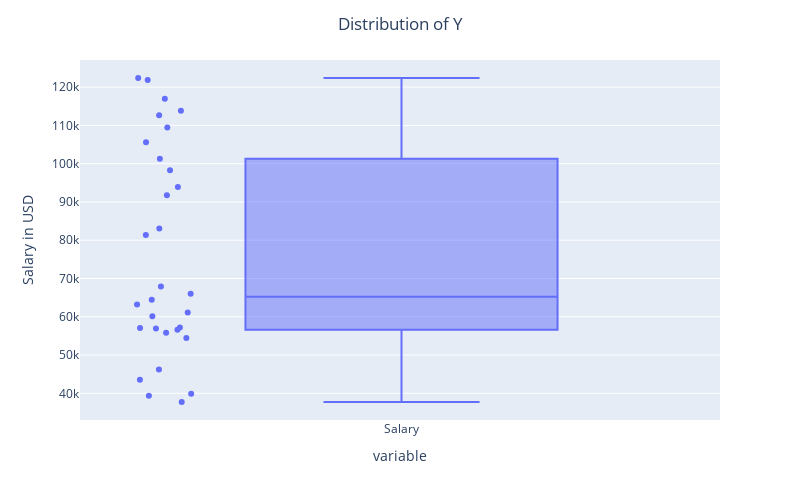

This figure's notebook cell:
### Markdown cell above
#### Now, we have a beautiful, clean, and interactive boxplot of our X variable, Years of Experience. We see that there are no outliers which is good as this could skew results. We also see that the max years of experience is 10.6 and the minimum is 1.2. The median, or middle point, of our data set is 4.8 years. Feel free to have a look for yourself by hovering over different parts of the plot. Lets take a look at a boxplot for our Y variable, Salary.

### Code cell
# Responsive boxplot for Y variable
fig = px.box(df2['Salary'], points = 'all')

fig.update_layout(title = f'Distribution of Y', title_x = 0.5, yaxis_title = 'Salary in USD', width = 800, height = 500)

fig.show()

### Figure 1 — Plotly figure (JSON) as saved in the notebook; plotly's stock layout.template omitted (floating-point values rounded to 4 significant figures)
{"data": [{"alignmentgroup": "True", "boxpoints": "all", "hovertemplate": "variable=%{x}<br>value=%{y}<extra></extra>", "legendgroup": "", "marker": {"color": "#636efa"}, "name": "", "notched": false, "offsetgroup": "", "orientation": "v", "showlegend": false, "type": "box", "x": ["Salary", "Salary", "Salary", "Salary", "Salary", "Salary", "Salary", "Salary", "Salary", "Salary", "Salary", "Salary", "Salary", "Salary", "Salary", "Salary", "Salary", "Salary", "Salary", "Salary", "Salary", "Salary", "Salary", "Salary", "Salary", "Salary", "Salary", "Salary", "Salary", "Salary"], "x0": " ", "xaxis": "x", "y": [39344, 46206, 37732, 43526, 39892, 56643, 60151, 54446, 64446, 57190, 63219, 55795, 56958, 57082, 61112, 67939, 66030, 83089, 81364, 93941, 91739, 98274, 101303, 113813, 109432, 105583, 116970, 112636, 122392, 121873], "y0": " ", "yaxis": "y"}], "layout": {"boxmode": "group", "height": 500, "legend": {"tracegroupgap": 0}, "margin": {"t": 60}, "title": {"text": "Distribution of Y", "x": 0.5}, "width": 800, "xaxis": {"anchor": "y", "domain": [0, 1], "title": {"text": "variable"}}, "yaxis": {"anchor": "x", "domain": [0, 1], "title": {"text": "Salary in USD"}}}}
